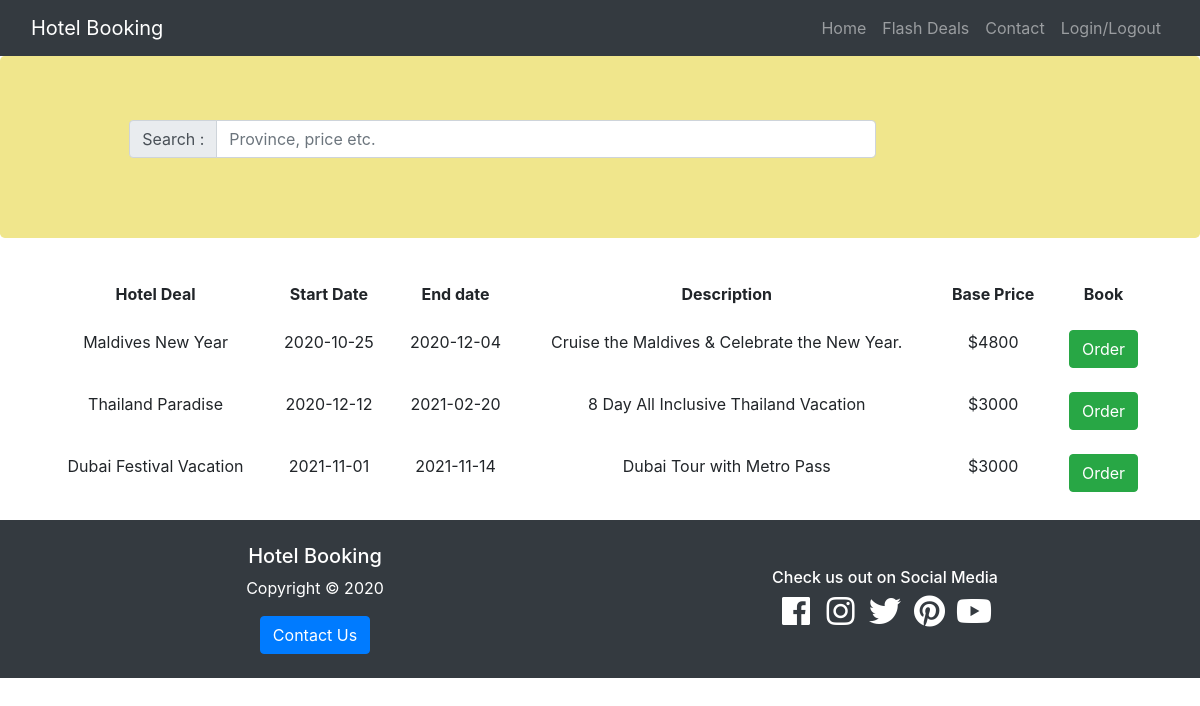
The page /packages.php on the database its author committed.
### tables this page shows
CREATE TABLE `packages` (
  `PackageId` int(11) NOT NULL,
  `PkgName` varchar(50) NOT NULL,
  `PkgStartDate` datetime DEFAULT NULL,
  `PkgEndDate` datetime DEFAULT NULL,
  `PkgDesc` varchar(50) DEFAULT NULL,
  `PkgBasePrice` decimal(19,4) NOT NULL,
  `PkgAgencyCommission` decimal(19,4) DEFAULT NULL
);

### php/classes.php (called while the page is built, shortened)
<?php
class Package
{
	public $startDate;
	public $endDate;
	public function __construct($pkgId)
	{
		$myDb = new mysqli('localhost', 'root', '','capstones');
    	$sql = "SELECT PkgName,PkgStartDate, PkgEndDate,PkgDesc, PkgBasePrice, PkgAgencyCommission FROM packages WHERE PackageId = $pkgId";
		$result=$myDb->query($sql);
    	$row = $result->fetch_row();
    	$this->name=$row[0];
    	$this->startDate =$row[1];
    	$this->endDate=$row[2];
    	$this->description=$row[3];
    	$this->basePrice=$row[4];
	}
	public function checkStartDate()
	{
		$currentDate=time();
		if ($currentDate<strtotime($this->startDate))
		{
			return true;
		}
	}
	public function checkEndDate()
	{
		$currentDate=time();
		if ($currentDate<strtotime($this->endDate))
		{
			return true;
		}
	}
}
?>

### packages.php (the view, shortened to what this page needs)
<!DOCTYPE html>
<html lang="en">
<head>
	<link rel="stylesheet" href="css/bootstrap.css">
  <link rel="stylesheet" href="css/CustomCSS.css">
</head>
<body onload="display_destination()">
  	<?php
  	include "php/header.php";
  	$searchItem='';
  	?>
    <div class='jumbotron' style='background-color:khaki'>
      <div class='row'>
        <div class='col-sm-1'></div>
        <div class='col-sm-8'>
            <div class="input-group mb-3">
              <div class="input-group-prepend"><span class="input-group-text" id="basic-addon1">Search :</span></div>
              <input type="text" class="form-control" placeholder="Province, price etc." id="searchInput" onkeyup="display_destination()" value="<?php echo $searchItem; ?>" >
            </div>
        </div>
      </div>
    </div>
  	<div class="container">
    	<?php
    	include 'php/classes.php';
    	$myDb = new mysqli('localhost', 'root', '','capstones');
    	$sql = "SELECT PackageId FROM packages";
    	$result=$myDb->query($sql);
    	$numRows=$result->num_rows;
    	for ($i=1;$i<$numRows+1;$i++)
    	{
    		${'package'.$i} = new Package($i);
    	}
    	?>
    	<form action="<?php if(isset($_SESSION['Username'])) echo 'order.php'; else echo 'login.php'; ?>" method="POST" id="packageForm">
  		  <table id="packageTable" style="width:100%" class="table table-hover table-borderless text-center">
    			<tr>
            <th>Hotel Deal</th>
            <th>Start Date</th>
            <th>End date</th>
            <th>Description</th>
            <th>Base Price</th>
            <th>Book</th>
          </tr>
  		  	<?php
          for ($i=1;$i<$numRows+1;$i++)
            { $temp=${'package'.$i};
              if ($temp->checkEndDate())
              {
                $startDate=substr($temp->startDate,0,10);
                $endDate=substr($temp->endDate,0,10);
                $basePrice= (float) $temp->basePrice;
                $basePrice=round($basePrice,2);
                echo "<tr>
                        <td>$temp->name</td>
                        <td ";
                if (!$temp->checkStartDate())
                {
                  echo "class='font-weight-bold text-danger '";
                }
                echo "      >$startDate</td>
                        <td>$endDate</td>
                        <td>$temp->description</td>
                        <td>\$$basePrice</td>
                        <td><button type='submit' name='button".$i."' value=$i class='btn btn-success' ";
                if (!$temp->checkStartDate())
                {
                  echo "disabled";
                }
                echo "      >";
                if ($temp->checkStartDate())
                echo "Order";
                else
                  echo "Expired";
                echo "</button></td>
                      </tr>";
              }
            }
  		  	?>
  		  </table>
		  </form>
    </div>
  <?php include "php/footer.php";?>
</body>
</html>

### php/header.php (shortened to what this page needs)
<nav class="navbar navbar-expand-sm navbar-dark bg-dark">
  <div class="container-fluid">
  <a class="navbar-brand" href="index.php">Hotel Booking</a>
  <div class="collapse navbar-collapse" id="navbarSupportedContent">
    <ul class='navbar-nav ml-auto'>
      <li class="nav-item dropdown">
        <a class='nav-link' href='index.php' id='navbarDropdown'>Home</a>
      </li>
      <li class="nav-item dropdown">
        <a class='nav-link' href='packages.php' id='navbarDropdown'>Flash Deals</a>
      </li>
      <li class="nav-item dropdown">
        <a class='nav-link' href='contact.php' id='navbarDropdown'>Contact</a>
      </li>
      <li class="nav-item dropdown">
        <a class='nav-link' href='login.php' id='navbarDropdown'>Login/Logout</a>
      </li>
    </ul>
  </div>
  </div>
</nav>

### php/footer.php (shortened to what this page needs)
<link rel="stylesheet" href="https://use.fontawesome.com/releases/v5.0.13/css/all.css">
<footer id="main-footer" class="bg-dark text-white">
  <div class="container">
    <div class="row">
      <div class="col-sm-6 text-center py-4">
        <h5>Hotel Booking</h5>
        <p>Copyright &copy; 2020</p>
        <button class="btn btn-primary" onclick="window.location='contact.php';">Contact Us</button>
      </div>
      <div class="col-sm-6 text-center py-4 align-middle">
        <br>
        <h6>Check us out on Social Media</h6>
        <a href="http://facebook.com"><i class="fab fa-facebook fa-2x fa-fw text-white"></i></a>
        <a href="http://instagram.com"><i class="fab fa-instagram fa-2x fa-fw text-white"></i>
        <a href="http://twitter.com"><i class="fab fa-twitter fa-2x fa-fw text-white"></i>
        <a href="http://pinterest.com"><i class="fab fa-pinterest fa-2x fa-fw text-white"></i>
        <a href="http://youtube.com"><i class="fab fa-youtube fa-2x fa-fw text-white"></i>
      </div>
    </div>
  </div>
</footer>

### rows shown on the page
packages: PkgName "Maldives New Year", PkgStartDate "2020-10-25", PkgEndDate "2020-12-04", PkgDesc "Cruise the Maldives & Celebrate the New Year.", PkgBasePrice "4800"
packages: PkgName "Thailand Paradise", PkgStartDate "2020-12-12", PkgEndDate "2021-02-20", PkgDesc "8 Day All Inclusive Thailand Vacation", PkgBasePrice "3000"
packages: PkgName "Dubai Festival Vacation", PkgStartDate "2021-11-01", PkgEndDate "2021-11-14", PkgDesc "Dubai Tour with Metro Pass", PkgBasePrice "3000"
